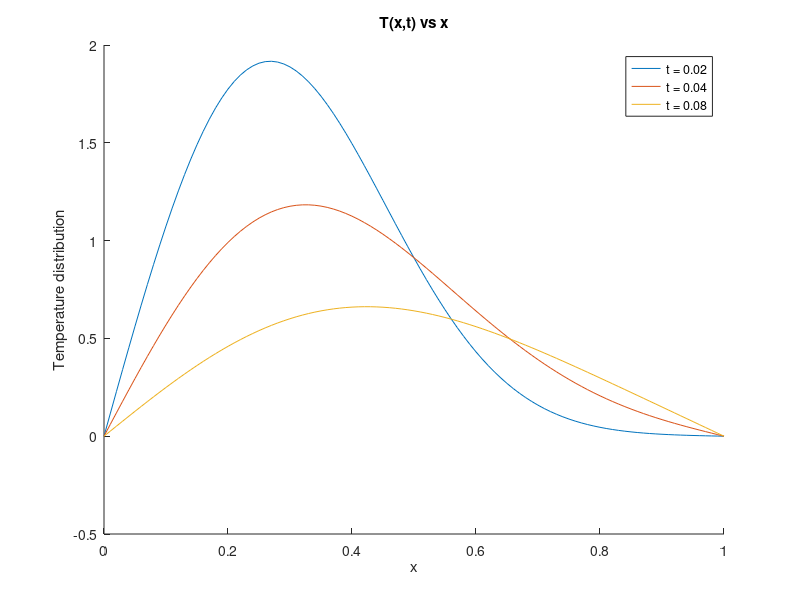

This figure's MATLAB source:
clc
clear
x0 = 0.25;
x_range = 0:0.01:1;
t_values = [0.02, 0.04, 0.08];
T_sums = zeros(length(t_values), length(x_range));
for j = 1:length(t_values)
    t = t_values(j);
    T_sum = zeros(size(x_range));
    for i = 1:numel(x_range)
        x = x_range(i);
        term_sum = 0;
        for n = -5:5
            term = (1/(2*sqrt(pi*t))) * (exp(-(2*n+x-x0)^2/(4*t))-exp(-(2*n+x+x0)^2/(4*t)));
            term_sum = term_sum + term;
        end
        T_sum(i) = term_sum;
    end
    T_sums(j, :) = T_sum;
end
hold on;
for j = 1:length(t_values)
    plot(x_range, T_sums(j, :), 'DisplayName', ['t = ', num2str(t_values(j))]);
end
hold off
xlabel('x');
ylabel('Temperature distribution');
title('T(x,t) vs x');
legend('Location', 'best');